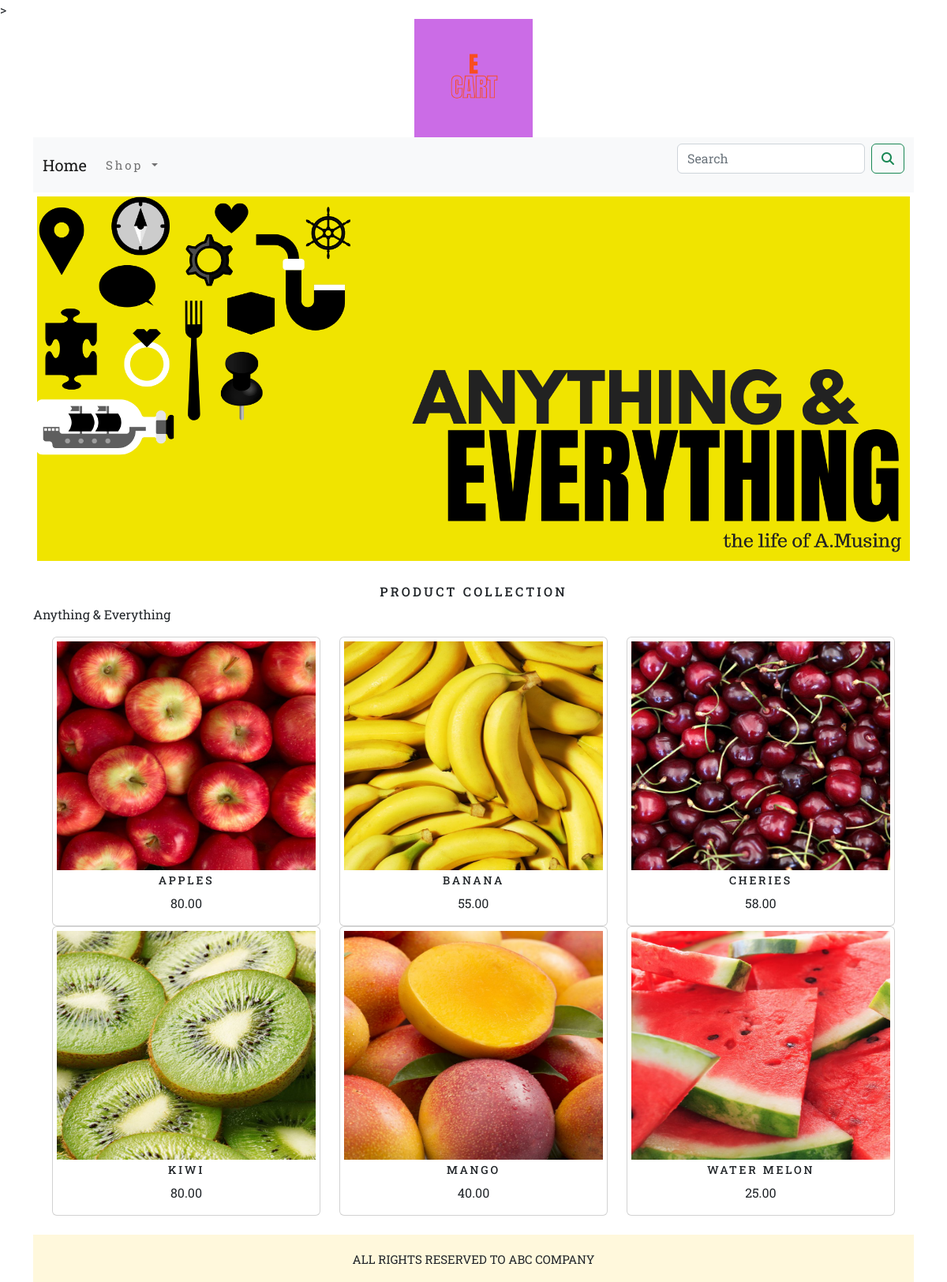
The page /ecommerceapp/fruits/ on the database its author committed.
### ecommerceapp/models.py (models this page shows, shortened)
class Product(models.Model):
    name = models.CharField(max_length=150, unique=True)
    slug = models.SlugField(max_length=150, unique=True)
    description = models.TextField(blank=True)
    price = models.DecimalField(max_digits=10,decimal_places=2)
    category=models.ForeignKey(Category,on_delete=models.CASCADE)
    image = models.ImageField(upload_to='product', blank=True)
    stock = models.IntegerField()
    available=models.BooleanField(default=True)
    created = models.DateTimeField(auto_now_add=True)
    updated = models.DateTimeField(auto_now=True)
    def get_url(self):
        return reverse('ecommerceapp:ProDetail',args=[self.category.slug,self.slug])
    class Meta:
        ordering = ('name',)
        verbose_name = 'product'
        verbose_name_plural = 'products'

### ecommerceapp/views.py (the view)
# urls.py: path('',views.AllProdCat,name='AllProdCat'),
def AllProdCat(request,c_slug=None):
    c_page = None
    product_list = None
    if c_slug != None:
        c_page = get_object_or_404(Category,slug=c_slug)
        product_list = Product.objects.all().filter(category=c_page,available=True)
    else:
        product_list= Product.objects.all().filter( available=True)
    paginator=Paginator(product_list,6)
    try:
        page=int(request.GET.get('page','1'))
    except:
        page=1
    try:
        products=paginator.page(page)
    except (EmptyPage,InvalidPage):
        products=paginator.page(paginator.num_pages)
    return render(request,'category.html',{'c_page':c_page,'products':products})

### cart_app/context__processors.py (called while the page is built)
def counter(request):
    item_count= 0
    if 'admin' in request.path :
        return {}
    else:
        try:
            cart=Cart.objects.filter(cart_id=_cart_id(request))
            cart_items=CartItem.objects.all().filter(cart=cart[:1])
            for cart_item in cart_items:
                item_count += cart_item.quantity
        except Cart.DoesNotExist:
            item_count = 0
    return dict(item_count=item_count)

### cart_app/views.py (called while the page is built)
def _cart_id(request):
    cart= request.session.session_key
    if not cart:
        cart=request.session.create()
    return cart

### ecommerceapp/context_processors.py (called while the page is built)
def menu_links(request):
    links=Category.objects.all()
    return dict(links=links)

### ecommerceapp/models.py (called while the page is built)
    def get_url(self):
        return reverse('ecommerceapp:product_by_category',args=[self.slug])

### templates/category.html (shortened to what this page needs)
{% extends 'base.html' %}
{% load static %}
{% block content %}
        <div class="mx-auto">
    {% if category %}
            <img src="{{ category.image.url }}" alt="{{category.name}}">
        </div>
            <br>
        <div>
            <h1 class="text-center my_title"> {{category.name}} </h1>
            <P class="text-justify"> {{category.description}} </P>
        </div>
    {% else %}
        <div>
            <img class="my_image_padding" src="{% static 'img/banner.png' %}" alt="banner" width="100%" >
        </div>
        <br>
        <div>
            <h1 class="text-center my_title">Product Collection</h1>
            <p class="text-justify">Anything & Everything</p>
        </div>
    {% endif %}
    <div class="container">
        <div class="row mx-auto">
            {% for product in products %}
                <div class="my_bottom_margin col-9 col-sm-12 col-md-4 col-lg-4">
                     <div class="card text-center" style="min-width:18rem;">
                        <a href="{{product.get_url}}"><img src="{{product.image.url}}" class="card-img-top my_image_padding" width="300px" height="300px" alt="{{product.name}}" ></a>
                        <div class="card_body">
                            <h4> {{product.name}}</h4>
                            <p>{{product.price}}</p>
                        </div>
                     </div>
                </div>
            {% endfor %}
        </div>
        <br>
    </div>
{% endblock %}

### templates/base.html (shortened to what this page needs)
{% load static %}
<html lang="en">
<head>
    <link href="{% static 'css/bootstrap.min.css' %}" rel="stylesheet">
    <link rel="stylesheet" href="{% static 'css/custom.css' %}">
</head>
<body>
<div class="container">
    {% include 'header.html' %}
    {% include 'navbar.html' %}
    {% block content %}
    {% endblock %}
</div>
    {% include 'footer.html' %}
</body>
</html>

### templates/header.html
{% load static %}
<header>
    <center>
        <a href="{% url 'ecommerceapp:AllProdCat' %}"> <img src="{% static 'img/logo.png' %}" alt="logo" width="150px" height="=150px"></a>
    </center>
</header>

### templates/navbar.html (shortened to what this page needs)
<nav class="navbar navbar-expand-lg bg-light">
  <div class="container-fluid">
    <div class="collapse navbar-collapse" id="navbarTogglerDemo01">
      <a class="navbar-brand" href="{% url 'ecommerceapp:AllProdCat' %}">Home</a>
      <ul class="navbar-nav me-auto mb-2 mb-lg-0">
        <li class="nav-item dropdown {% if 'ecommerceapp' in request.path %} active {% endif %}">
          <a class="nav-link dropdown-toggle" href="#" role="button" data-bs-toggle="dropdown" aria-expanded="false">
            Shop
          </a>
        </li>
      </ul>
      <form class="d-flex" action="{% url 'search_app:SearchResult' %} " method="get" role="search">
        <input class="form-control me-2" type="search" placeholder="Search" name="q" aria-label="Search">
        <button class="btn btn-outline-success" type="submit"><i class="fa fa-search fa-1x"></i></button>
      </form>
    </div>
  </div>
</nav>

### templates/footer.html
{% load static %}
<div class="footer navbar-fixed-bottom my_footer">
  <P class="text-center"> all rights reserved to ABC company</P>
</div>

### static/css/custom.css (style rules this page uses)
body { font-family: 'Roboto Slab', serif; }
.nav-item { letter-spacing : .2em; font-size : 15px ; txt-transform : uppercase ; }
.my_footer { background-color : #fff8dc ; height : 60px }
.my_footer p { padding-top : 20px ; font-size : 15px ; text-transform : uppercase ; }
.my_title { font-size:16px; text-transform:uppercase; letter-spacing:.2em; }
.my_image_padding { padding: 5px; }
.my_bottom_margin { bottom-margin:10px; }
.card_body h4 { font-size:14px; text-transform:uppercase; letter-spacing:.2em; }

### rows shown on the page
Product: image (picture), name "APPLES", price "80.00"
Product: image (picture), name "BANANA", price "55.00"
Product: image (picture), name "CHERIES", price "58.00"
Product: image (picture), name "KIWI", price "80.00"
Product: image (picture), name "MANGO", price "40.00"
Product: image (picture), name "WATER MELON", price "25.00"
